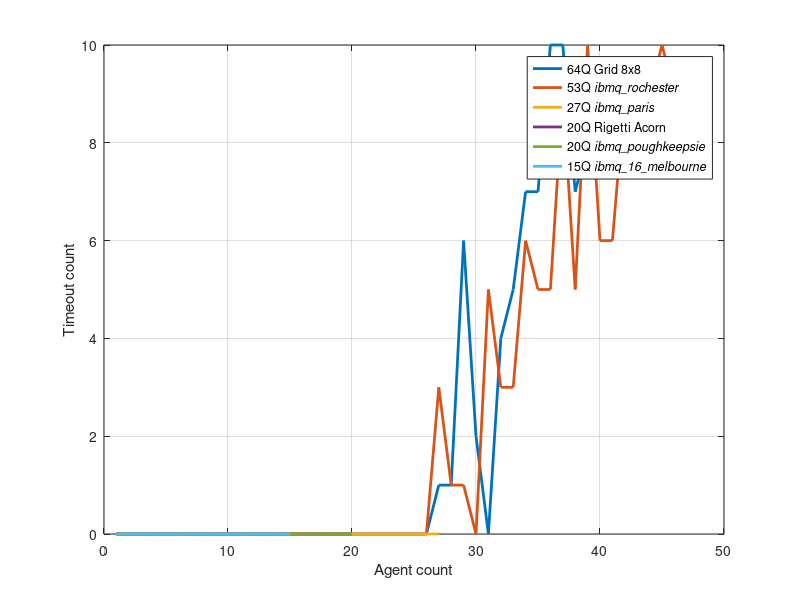

MATLAB code for this plot:
x_grid_agent_counts = [1 2 3 4 5 6 7 8 9 10 11 12 13 14 15 16 17 18 19 20 21 22 23 24 25 26 27 28 29 30 31 32 33 34 35 36 37 38 39];
x_ibmq_rochester_agent_counts = [1 2 3 4 5 6 7 8 9 10 11 12 13 14 15 16 17 18 19 20 21 22 23 24 25 26 27 28 29 30 31 32 33 34 35 36 37 38 39 40 41 42 43 44 45 46 47 48];
x_ibmq_paris_agent_counts = [1 2 3 4 5 6 7 8 9 10 11 12 13 14 15 16 17 18 19 20 21 22 23 24 25 26 27];
x_rigetti_acorn_agent_counts = [1 2 3 4 5 6 7 8 9 10 11 12 13 14 15 16 17 18 19 20];
x_ibmq_poughkeepsie_agent_counts = [1 2 3 4 5 6 7 8 9 10 11 12 13 14 15 16 17 18 19 20];
x_ibmq_melbourne_agent_counts = [1 2 3 4 5 6 7 8 9 10 11 12 13 14 15];
y_grid_timeout_counts = [0 0 0 0 0 0 0 0 0 0 0 0 0 0 0 0 0 0 0 0 0 0 0 0 0 0 1 1 6 2 0 4 5 7 7 10 10 7 8];
y_ibmq_rochester_timeout_counts = [0 0 0 0 0 0 0 0 0 0 0 0 0 0 0 0 0 0 0 0 0 0 0 0 0 0 3 1 1 0 5 3 3 6 5 5 9 5 10 6 6 9 8 9 10 9 9 9];
y_ibmq_paris_timeout_counts = [0 0 0 0 0 0 0 0 0 0 0 0 0 0 0 0 0 0 0 0 0 0 0 0 0 0 0];
y_rigetti_acorn_timeout_counts = [0 0 0 0 0 0 0 0 0 0 0 0 0 0 0 0 0 0 0 0];
y_ibmq_poughkeepsie_timeout_counts = [0 0 0 0 0 0 0 0 0 0 0 0 0 0 0 0 0 0 0 0];
y_ibmq_melbourne_timeout_counts = [0 0 0 0 0 0 0 0 0 0 0 0 0 0 0];

figure;

plot(x_grid_agent_counts, y_grid_timeout_counts, 'LineWidth', 2);
hold on;
plot(x_ibmq_rochester_agent_counts, y_ibmq_rochester_timeout_counts, 'LineWidth', 2);
hold on;
plot(x_ibmq_paris_agent_counts, y_ibmq_paris_timeout_counts, 'LineWidth', 2);
hold on;
plot(x_rigetti_acorn_agent_counts, y_rigetti_acorn_timeout_counts, 'LineWidth', 2);
hold on;
plot(x_ibmq_poughkeepsie_agent_counts, y_ibmq_poughkeepsie_timeout_counts, 'LineWidth', 2);
hold on;
plot(x_ibmq_melbourne_agent_counts, y_ibmq_melbourne_timeout_counts, 'LineWidth', 2);
grid on
set(gcf,'color','w');
legend('64Q Grid 8x8', '53Q \it{ibmq\_rochester}', '27Q \it{ibmq\_paris}', '20Q Rigetti Acorn', '20Q \it{ibmq\_poughkeepsie}', '15Q \it{ibmq\_16\_melbourne}', 'Location', 'Best');
xlabel('Agent count');
ylabel('Timeout count');
